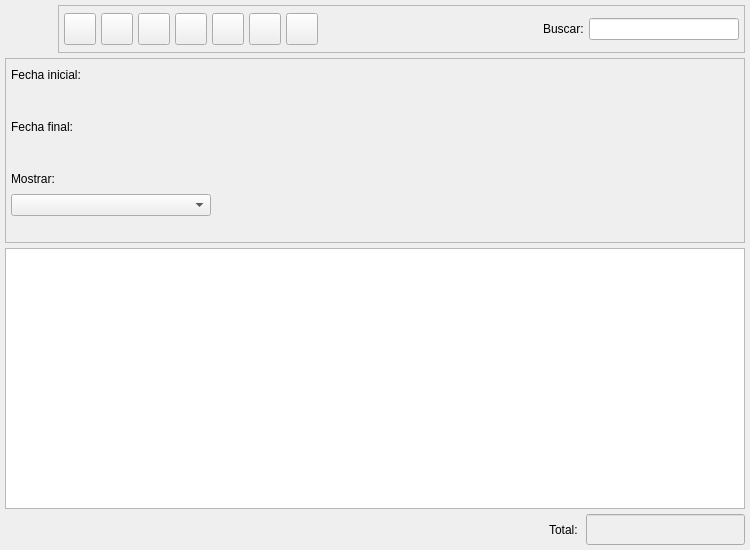
<ui version="4.0" >
 <author>Tomeu Borras Riera</author>
 <class>AlbaranesProveedorListBase</class>
 <widget class="QWidget" name="AlbaranesProveedorListBase" >
  <property name="enabled" >
   <bool>true</bool>
  </property>
  <property name="geometry" >
   <rect>
    <x>0</x>
    <y>0</y>
    <width>750</width>
    <height>550</height>
   </rect>
  </property>
  <property name="windowTitle" >
   <string>Albaranes de proveedor</string>
  </property>
  <property name="windowIcon" >
   <iconset resource="../../../bulmages.qrc" >
    <normaloff>:/Images/supplier-delivery-note-list.svg</normaloff>:/Images/supplier-delivery-note-list.svg</iconset>
  </property>
  <layout class="QGridLayout" >
   <property name="margin" >
    <number>5</number>
   </property>
   <property name="spacing" >
    <number>5</number>
   </property>
   <item row="1" column="0" >
    <widget class="QFrame" name="m_busqueda" >
     <property name="minimumSize" >
      <size>
       <width>16</width>
       <height>185</height>
      </size>
     </property>
     <property name="frameShape" >
      <enum>QFrame::StyledPanel</enum>
     </property>
     <property name="frameShadow" >
      <enum>QFrame::Raised</enum>
     </property>
     <layout class="QGridLayout" >
      <property name="margin" >
       <number>5</number>
      </property>
      <property name="spacing" >
       <number>5</number>
      </property>
      <item row="6" column="0" >
       <spacer>
        <property name="orientation" >
         <enum>Qt::Vertical</enum>
        </property>
        <property name="sizeType" >
         <enum>QSizePolicy::Preferred</enum>
        </property>
        <property name="sizeHint" stdset="0" >
         <size>
          <width>191</width>
          <height>21</height>
         </size>
        </property>
       </spacer>
      </item>
      <item rowspan="7" row="0" column="1" >
       <layout class="QVBoxLayout" >
        <property name="spacing" >
         <number>5</number>
        </property>
        <property name="margin" >
         <number>0</number>
        </property>
        <item>
         <widget class="BusquedaArticulo" native="1" name="m_articulo" >
          <property name="sizePolicy" >
           <sizepolicy vsizetype="Preferred" hsizetype="Expanding" >
            <horstretch>0</horstretch>
            <verstretch>0</verstretch>
           </sizepolicy>
          </property>
         </widget>
        </item>
        <item>
         <widget class="Busqueda" native="1" name="m_proveedor" >
          <property name="sizePolicy" >
           <sizepolicy vsizetype="Preferred" hsizetype="Expanding" >
            <horstretch>0</horstretch>
            <verstretch>0</verstretch>
           </sizepolicy>
          </property>
         </widget>
        </item>
       </layout>
      </item>
      <item row="4" column="0" >
       <widget class="QLabel" name="label_3" >
        <property name="text" >
         <string>Mostrar:</string>
        </property>
        <property name="alignment" >
         <set>Qt::AlignLeading|Qt::AlignLeft|Qt::AlignVCenter</set>
        </property>
       </widget>
      </item>
      <item row="5" column="0" >
       <widget class="QComboBox" name="mui_procesada" >
        <property name="sizePolicy" >
         <sizepolicy vsizetype="Preferred" hsizetype="Fixed" >
          <horstretch>0</horstretch>
          <verstretch>0</verstretch>
         </sizepolicy>
        </property>
        <property name="minimumSize" >
         <size>
          <width>200</width>
          <height>21</height>
         </size>
        </property>
        <property name="focusPolicy" >
         <enum>Qt::StrongFocus</enum>
        </property>
        <property name="frame" >
         <bool>true</bool>
        </property>
       </widget>
      </item>
      <item row="0" column="0" >
       <widget class="QLabel" name="label1" >
        <property name="text" >
         <string>Fecha inicial:</string>
        </property>
       </widget>
      </item>
      <item row="1" column="0" >
       <widget class="BusquedaFecha" native="1" name="m_fechain" >
        <property name="sizePolicy" >
         <sizepolicy vsizetype="Preferred" hsizetype="Fixed" >
          <horstretch>0</horstretch>
          <verstretch>0</verstretch>
         </sizepolicy>
        </property>
        <property name="minimumSize" >
         <size>
          <width>200</width>
          <height>21</height>
         </size>
        </property>
       </widget>
      </item>
      <item row="2" column="0" >
       <widget class="QLabel" name="label2" >
        <property name="text" >
         <string>Fecha final:</string>
        </property>
       </widget>
      </item>
      <item row="3" column="0" >
       <widget class="BusquedaFecha" native="1" name="m_fechafin" >
        <property name="sizePolicy" >
         <sizepolicy vsizetype="Preferred" hsizetype="Fixed" >
          <horstretch>0</horstretch>
          <verstretch>0</verstretch>
         </sizepolicy>
        </property>
        <property name="minimumSize" >
         <size>
          <width>200</width>
          <height>21</height>
         </size>
        </property>
       </widget>
      </item>
     </layout>
    </widget>
   </item>
   <item row="3" column="0" >
    <layout class="QHBoxLayout" >
     <property name="spacing" >
      <number>5</number>
     </property>
     <property name="margin" >
      <number>0</number>
     </property>
     <item>
      <spacer>
       <property name="orientation" >
        <enum>Qt::Horizontal</enum>
       </property>
       <property name="sizeType" >
        <enum>QSizePolicy::Expanding</enum>
       </property>
       <property name="sizeHint" stdset="0" >
        <size>
         <width>340</width>
         <height>21</height>
        </size>
       </property>
      </spacer>
     </item>
     <item>
      <widget class="QLabel" name="label4" >
       <property name="text" >
        <string>Total: </string>
       </property>
      </widget>
     </item>
     <item>
      <widget class="QLineEdit" name="m_total" >
       <property name="enabled" >
        <bool>true</bool>
       </property>
       <property name="sizePolicy" >
        <sizepolicy vsizetype="Fixed" hsizetype="Preferred" >
         <horstretch>0</horstretch>
         <verstretch>0</verstretch>
        </sizepolicy>
       </property>
       <property name="minimumSize" >
        <size>
         <width>150</width>
         <height>0</height>
        </size>
       </property>
       <property name="palette" >
        <palette>
         <active>
          <colorrole role="WindowText" >
           <brush brushstyle="SolidPattern" >
            <color alpha="255" >
             <red>0</red>
             <green>0</green>
             <blue>0</blue>
            </color>
           </brush>
          </colorrole>
          <colorrole role="Button" >
           <brush brushstyle="SolidPattern" >
            <color alpha="255" >
             <red>221</red>
             <green>223</green>
             <blue>228</blue>
            </color>
           </brush>
          </colorrole>
          <colorrole role="Light" >
           <brush brushstyle="SolidPattern" >
            <color alpha="255" >
             <red>255</red>
             <green>255</green>
             <blue>255</blue>
            </color>
           </brush>
          </colorrole>
          <colorrole role="Midlight" >
           <brush brushstyle="SolidPattern" >
            <color alpha="255" >
             <red>255</red>
             <green>255</green>
             <blue>255</blue>
            </color>
           </brush>
          </colorrole>
          <colorrole role="Dark" >
           <brush brushstyle="SolidPattern" >
            <color alpha="255" >
             <red>85</red>
             <green>85</green>
             <blue>85</blue>
            </color>
           </brush>
          </colorrole>
          <colorrole role="Mid" >
           <brush brushstyle="SolidPattern" >
            <color alpha="255" >
             <red>199</red>
             <green>199</green>
             <blue>199</blue>
            </color>
           </brush>
          </colorrole>
          <colorrole role="Text" >
           <brush brushstyle="SolidPattern" >
            <color alpha="255" >
             <red>0</red>
             <green>0</green>
             <blue>0</blue>
            </color>
           </brush>
          </colorrole>
          <colorrole role="BrightText" >
           <brush brushstyle="SolidPattern" >
            <color alpha="255" >
             <red>255</red>
             <green>255</green>
             <blue>255</blue>
            </color>
           </brush>
          </colorrole>
          <colorrole role="ButtonText" >
           <brush brushstyle="SolidPattern" >
            <color alpha="255" >
             <red>0</red>
             <green>0</green>
             <blue>0</blue>
            </color>
           </brush>
          </colorrole>
          <colorrole role="Base" >
           <brush brushstyle="SolidPattern" >
            <color alpha="255" >
             <red>239</red>
             <green>239</green>
             <blue>239</blue>
            </color>
           </brush>
          </colorrole>
          <colorrole role="Window" >
           <brush brushstyle="SolidPattern" >
            <color alpha="255" >
             <red>239</red>
             <green>239</green>
             <blue>239</blue>
            </color>
           </brush>
          </colorrole>
          <colorrole role="Shadow" >
           <brush brushstyle="SolidPattern" >
            <color alpha="255" >
             <red>0</red>
             <green>0</green>
             <blue>0</blue>
            </color>
           </brush>
          </colorrole>
          <colorrole role="Highlight" >
           <brush brushstyle="SolidPattern" >
            <color alpha="255" >
             <red>103</red>
             <green>141</green>
             <blue>178</blue>
            </color>
           </brush>
          </colorrole>
          <colorrole role="HighlightedText" >
           <brush brushstyle="SolidPattern" >
            <color alpha="255" >
             <red>255</red>
             <green>255</green>
             <blue>255</blue>
            </color>
           </brush>
          </colorrole>
          <colorrole role="Link" >
           <brush brushstyle="SolidPattern" >
            <color alpha="255" >
             <red>0</red>
             <green>0</green>
             <blue>238</blue>
            </color>
           </brush>
          </colorrole>
          <colorrole role="LinkVisited" >
           <brush brushstyle="SolidPattern" >
            <color alpha="255" >
             <red>82</red>
             <green>24</green>
             <blue>139</blue>
            </color>
           </brush>
          </colorrole>
          <colorrole role="AlternateBase" >
           <brush brushstyle="SolidPattern" >
            <color alpha="255" >
             <red>232</red>
             <green>232</green>
             <blue>232</blue>
            </color>
           </brush>
          </colorrole>
         </active>
         <inactive>
          <colorrole role="WindowText" >
           <brush brushstyle="SolidPattern" >
            <color alpha="255" >
             <red>0</red>
             <green>0</green>
             <blue>0</blue>
            </color>
           </brush>
          </colorrole>
          <colorrole role="Button" >
           <brush brushstyle="SolidPattern" >
            <color alpha="255" >
             <red>221</red>
             <green>223</green>
             <blue>228</blue>
            </color>
           </brush>
          </colorrole>
          <colorrole role="Light" >
           <brush brushstyle="SolidPattern" >
            <color alpha="255" >
             <red>255</red>
             <green>255</green>
             <blue>255</blue>
            </color>
           </brush>
          </colorrole>
          <colorrole role="Midlight" >
           <brush brushstyle="SolidPattern" >
            <color alpha="255" >
             <red>255</red>
             <green>255</green>
             <blue>255</blue>
            </color>
           </brush>
          </colorrole>
          <colorrole role="Dark" >
           <brush brushstyle="SolidPattern" >
            <color alpha="255" >
             <red>85</red>
             <green>85</green>
             <blue>85</blue>
            </color>
           </brush>
          </colorrole>
          <colorrole role="Mid" >
           <brush brushstyle="SolidPattern" >
            <color alpha="255" >
             <red>199</red>
             <green>199</green>
             <blue>199</blue>
            </color>
           </brush>
          </colorrole>
          <colorrole role="Text" >
           <brush brushstyle="SolidPattern" >
            <color alpha="255" >
             <red>0</red>
             <green>0</green>
             <blue>0</blue>
            </color>
           </brush>
          </colorrole>
          <colorrole role="BrightText" >
           <brush brushstyle="SolidPattern" >
            <color alpha="255" >
             <red>255</red>
             <green>255</green>
             <blue>255</blue>
            </color>
           </brush>
          </colorrole>
          <colorrole role="ButtonText" >
           <brush brushstyle="SolidPattern" >
            <color alpha="255" >
             <red>0</red>
             <green>0</green>
             <blue>0</blue>
            </color>
           </brush>
          </colorrole>
          <colorrole role="Base" >
           <brush brushstyle="SolidPattern" >
            <color alpha="255" >
             <red>239</red>
             <green>239</green>
             <blue>239</blue>
            </color>
           </brush>
          </colorrole>
          <colorrole role="Window" >
           <brush brushstyle="SolidPattern" >
            <color alpha="255" >
             <red>239</red>
             <green>239</green>
             <blue>239</blue>
            </color>
           </brush>
          </colorrole>
          <colorrole role="Shadow" >
           <brush brushstyle="SolidPattern" >
            <color alpha="255" >
             <red>0</red>
             <green>0</green>
             <blue>0</blue>
            </color>
           </brush>
          </colorrole>
          <colorrole role="Highlight" >
           <brush brushstyle="SolidPattern" >
            <color alpha="255" >
             <red>103</red>
             <green>141</green>
             <blue>178</blue>
            </color>
           </brush>
          </colorrole>
          <colorrole role="HighlightedText" >
           <brush brushstyle="SolidPattern" >
            <color alpha="255" >
             <red>255</red>
             <green>255</green>
             <blue>255</blue>
            </color>
           </brush>
          </colorrole>
          <colorrole role="Link" >
           <brush brushstyle="SolidPattern" >
            <color alpha="255" >
             <red>0</red>
             <green>0</green>
             <blue>238</blue>
            </color>
           </brush>
          </colorrole>
          <colorrole role="LinkVisited" >
           <brush brushstyle="SolidPattern" >
            <color alpha="255" >
             <red>82</red>
             <green>24</green>
             <blue>139</blue>
            </color>
           </brush>
          </colorrole>
          <colorrole role="AlternateBase" >
           <brush brushstyle="SolidPattern" >
            <color alpha="255" >
             <red>232</red>
             <green>232</green>
             <blue>232</blue>
            </color>
           </brush>
          </colorrole>
         </inactive>
         <disabled>
          <colorrole role="WindowText" >
           <brush brushstyle="SolidPattern" >
            <color alpha="255" >
             <red>128</red>
             <green>128</green>
             <blue>128</blue>
            </color>
           </brush>
          </colorrole>
          <colorrole role="Button" >
           <brush brushstyle="SolidPattern" >
            <color alpha="255" >
             <red>221</red>
             <green>223</green>
             <blue>228</blue>
            </color>
           </brush>
          </colorrole>
          <colorrole role="Light" >
           <brush brushstyle="SolidPattern" >
            <color alpha="255" >
             <red>255</red>
             <green>255</green>
             <blue>255</blue>
            </color>
           </brush>
          </colorrole>
          <colorrole role="Midlight" >
           <brush brushstyle="SolidPattern" >
            <color alpha="255" >
             <red>255</red>
             <green>255</green>
             <blue>255</blue>
            </color>
           </brush>
          </colorrole>
          <colorrole role="Dark" >
           <brush brushstyle="SolidPattern" >
            <color alpha="255" >
             <red>85</red>
             <green>85</green>
             <blue>85</blue>
            </color>
           </brush>
          </colorrole>
          <colorrole role="Mid" >
           <brush brushstyle="SolidPattern" >
            <color alpha="255" >
             <red>199</red>
             <green>199</green>
             <blue>199</blue>
            </color>
           </brush>
          </colorrole>
          <colorrole role="Text" >
           <brush brushstyle="SolidPattern" >
            <color alpha="255" >
             <red>199</red>
             <green>199</green>
             <blue>199</blue>
            </color>
           </brush>
          </colorrole>
          <colorrole role="BrightText" >
           <brush brushstyle="SolidPattern" >
            <color alpha="255" >
             <red>255</red>
             <green>255</green>
             <blue>255</blue>
            </color>
           </brush>
          </colorrole>
          <colorrole role="ButtonText" >
           <brush brushstyle="SolidPattern" >
            <color alpha="255" >
             <red>128</red>
             <green>128</green>
             <blue>128</blue>
            </color>
           </brush>
          </colorrole>
          <colorrole role="Base" >
           <brush brushstyle="SolidPattern" >
            <color alpha="255" >
             <red>239</red>
             <green>239</green>
             <blue>239</blue>
            </color>
           </brush>
          </colorrole>
          <colorrole role="Window" >
           <brush brushstyle="SolidPattern" >
            <color alpha="255" >
             <red>239</red>
             <green>239</green>
             <blue>239</blue>
            </color>
           </brush>
          </colorrole>
          <colorrole role="Shadow" >
           <brush brushstyle="SolidPattern" >
            <color alpha="255" >
             <red>0</red>
             <green>0</green>
             <blue>0</blue>
            </color>
           </brush>
          </colorrole>
          <colorrole role="Highlight" >
           <brush brushstyle="SolidPattern" >
            <color alpha="255" >
             <red>86</red>
             <green>117</green>
             <blue>148</blue>
            </color>
           </brush>
          </colorrole>
          <colorrole role="HighlightedText" >
           <brush brushstyle="SolidPattern" >
            <color alpha="255" >
             <red>255</red>
             <green>255</green>
             <blue>255</blue>
            </color>
           </brush>
          </colorrole>
          <colorrole role="Link" >
           <brush brushstyle="SolidPattern" >
            <color alpha="255" >
             <red>0</red>
             <green>0</green>
             <blue>238</blue>
            </color>
           </brush>
          </colorrole>
          <colorrole role="LinkVisited" >
           <brush brushstyle="SolidPattern" >
            <color alpha="255" >
             <red>82</red>
             <green>24</green>
             <blue>139</blue>
            </color>
           </brush>
          </colorrole>
          <colorrole role="AlternateBase" >
           <brush brushstyle="SolidPattern" >
            <color alpha="255" >
             <red>232</red>
             <green>232</green>
             <blue>232</blue>
            </color>
           </brush>
          </colorrole>
         </disabled>
        </palette>
       </property>
       <property name="font" >
        <font>
         <family>Sans Serif</family>
         <pointsize>12</pointsize>
         <weight>75</weight>
         <italic>false</italic>
         <bold>true</bold>
         <underline>false</underline>
         <strikeout>false</strikeout>
        </font>
       </property>
       <property name="alignment" >
        <set>Qt::AlignRight</set>
       </property>
      </widget>
     </item>
    </layout>
   </item>
   <item row="2" column="0" >
    <widget class="AlbaranesProveedorListSubform" name="mui_list" />
   </item>
   <item row="0" column="0" >
    <layout class="QHBoxLayout" >
     <property name="spacing" >
      <number>5</number>
     </property>
     <property name="margin" >
      <number>0</number>
     </property>
     <item>
      <widget class="QLabel" name="label" >
       <property name="minimumSize" >
        <size>
         <width>48</width>
         <height>48</height>
        </size>
       </property>
       <property name="maximumSize" >
        <size>
         <width>48</width>
         <height>48</height>
        </size>
       </property>
       <property name="text" >
        <string/>
       </property>
       <property name="pixmap" >
        <pixmap resource="../../../bulmages.qrc" >:/Images/supplier-delivery-note-list.svg</pixmap>
       </property>
       <property name="scaledContents" >
        <bool>true</bool>
       </property>
      </widget>
     </item>
     <item>
      <widget class="QFrame" name="m_botonera" >
       <property name="frameShape" >
        <enum>QFrame::StyledPanel</enum>
       </property>
       <property name="frameShadow" >
        <enum>QFrame::Raised</enum>
       </property>
       <layout class="QHBoxLayout" >
        <property name="spacing" >
         <number>5</number>
        </property>
        <property name="margin" >
         <number>5</number>
        </property>
        <item>
         <widget class="QToolButton" name="mui_crear" >
          <property name="minimumSize" >
           <size>
            <width>32</width>
            <height>32</height>
           </size>
          </property>
          <property name="maximumSize" >
           <size>
            <width>32</width>
            <height>32</height>
           </size>
          </property>
          <property name="toolTip" >
           <string>Nuevo albaran</string>
          </property>
          <property name="whatsThis" >
           <string>Nuevo albaran</string>
          </property>
          <property name="text" >
           <string/>
          </property>
          <property name="icon" >
           <iconset resource="../../../bulmages.qrc" >
            <normaloff>:/Images/document-new.svg</normaloff>:/Images/document-new.svg</iconset>
          </property>
          <property name="iconSize" >
           <size>
            <width>32</width>
            <height>32</height>
           </size>
          </property>
          <property name="shortcut" >
           <string>Ctrl+N</string>
          </property>
         </widget>
        </item>
        <item>
         <widget class="QToolButton" name="mui_editar" >
          <property name="minimumSize" >
           <size>
            <width>32</width>
            <height>32</height>
           </size>
          </property>
          <property name="maximumSize" >
           <size>
            <width>32</width>
            <height>32</height>
           </size>
          </property>
          <property name="toolTip" >
           <string>Editar albaran</string>
          </property>
          <property name="whatsThis" >
           <string>Editar albaran</string>
          </property>
          <property name="text" >
           <string/>
          </property>
          <property name="icon" >
           <iconset resource="../../../bulmages.qrc" >
            <normaloff>:/Images/document-open.svg</normaloff>:/Images/document-open.svg</iconset>
          </property>
          <property name="iconSize" >
           <size>
            <width>32</width>
            <height>32</height>
           </size>
          </property>
          <property name="shortcut" >
           <string>Ctrl+E</string>
          </property>
         </widget>
        </item>
        <item>
         <widget class="QToolButton" name="mui_borrar" >
          <property name="minimumSize" >
           <size>
            <width>32</width>
            <height>32</height>
           </size>
          </property>
          <property name="maximumSize" >
           <size>
            <width>32</width>
            <height>32</height>
           </size>
          </property>
          <property name="toolTip" >
           <string>Borrar albaran</string>
          </property>
          <property name="whatsThis" >
           <string>Borrar albaran</string>
          </property>
          <property name="text" >
           <string/>
          </property>
          <property name="icon" >
           <iconset resource="../../../bulmages.qrc" >
            <normaloff>:/Images/edit-delete.svg</normaloff>:/Images/edit-delete.svg</iconset>
          </property>
          <property name="iconSize" >
           <size>
            <width>32</width>
            <height>32</height>
           </size>
          </property>
          <property name="shortcut" >
           <string>Ctrl+D</string>
          </property>
         </widget>
        </item>
        <item>
         <widget class="QToolButton" name="mui_imprimir" >
          <property name="minimumSize" >
           <size>
            <width>32</width>
            <height>32</height>
           </size>
          </property>
          <property name="maximumSize" >
           <size>
            <width>32</width>
            <height>32</height>
           </size>
          </property>
          <property name="toolTip" >
           <string>Imprimir listado</string>
          </property>
          <property name="whatsThis" >
           <string>Imprimir listado</string>
          </property>
          <property name="text" >
           <string/>
          </property>
          <property name="icon" >
           <iconset resource="../../../bulmages.qrc" >
            <normaloff>:/Images/document-print.svg</normaloff>:/Images/document-print.svg</iconset>
          </property>
          <property name="iconSize" >
           <size>
            <width>32</width>
            <height>32</height>
           </size>
          </property>
          <property name="shortcut" >
           <string>Ctrl+P</string>
          </property>
         </widget>
        </item>
        <item>
         <widget class="QToolButton" name="mui_filtrar" >
          <property name="minimumSize" >
           <size>
            <width>32</width>
            <height>32</height>
           </size>
          </property>
          <property name="maximumSize" >
           <size>
            <width>32</width>
            <height>32</height>
           </size>
          </property>
          <property name="toolTip" >
           <string>Filtrar albaranes</string>
          </property>
          <property name="whatsThis" >
           <string>Filtrar albaranes</string>
          </property>
          <property name="text" >
           <string/>
          </property>
          <property name="icon" >
           <iconset resource="../../../bulmages.qrc" >
            <normaloff>:/Images/edit-find.svg</normaloff>:/Images/edit-find.svg</iconset>
          </property>
          <property name="iconSize" >
           <size>
            <width>32</width>
            <height>32</height>
           </size>
          </property>
          <property name="shortcut" >
           <string>Ctrl+F</string>
          </property>
          <property name="checkable" >
           <bool>true</bool>
          </property>
         </widget>
        </item>
        <item>
         <widget class="QToolButton" name="mui_configurar" >
          <property name="minimumSize" >
           <size>
            <width>32</width>
            <height>32</height>
           </size>
          </property>
          <property name="maximumSize" >
           <size>
            <width>32</width>
            <height>32</height>
           </size>
          </property>
          <property name="toolTip" >
           <string>Configurar listado</string>
          </property>
          <property name="whatsThis" >
           <string>Configurar listado</string>
          </property>
          <property name="text" >
           <string/>
          </property>
          <property name="icon" >
           <iconset resource="../../../bulmages.qrc" >
            <normaloff>:/Images/document-properties.svg</normaloff>:/Images/document-properties.svg</iconset>
          </property>
          <property name="iconSize" >
           <size>
            <width>32</width>
            <height>32</height>
           </size>
          </property>
          <property name="shortcut" >
           <string>Ctrl+B</string>
          </property>
          <property name="checkable" >
           <bool>true</bool>
          </property>
         </widget>
        </item>
        <item>
         <widget class="QToolButton" name="mui_actualizar" >
          <property name="minimumSize" >
           <size>
            <width>32</width>
            <height>32</height>
           </size>
          </property>
          <property name="maximumSize" >
           <size>
            <width>32</width>
            <height>32</height>
           </size>
          </property>
          <property name="toolTip" >
           <string>Actualizar listado</string>
          </property>
          <property name="whatsThis" >
           <string>Actualizar listado</string>
          </property>
          <property name="text" >
           <string/>
          </property>
          <property name="icon" >
           <iconset resource="../../../bulmages.qrc" >
            <normaloff>:/Images/view-refresh.svg</normaloff>:/Images/view-refresh.svg</iconset>
          </property>
          <property name="iconSize" >
           <size>
            <width>32</width>
            <height>32</height>
           </size>
          </property>
          <property name="shortcut" >
           <string>F5</string>
          </property>
         </widget>
        </item>
        <item>
         <spacer>
          <property name="orientation" >
           <enum>Qt::Horizontal</enum>
          </property>
          <property name="sizeType" >
           <enum>QSizePolicy::Expanding</enum>
          </property>
          <property name="sizeHint" stdset="0" >
           <size>
            <width>100</width>
            <height>20</height>
           </size>
          </property>
         </spacer>
        </item>
        <item>
         <widget class="QLabel" name="label5" >
          <property name="text" >
           <string>Buscar:</string>
          </property>
         </widget>
        </item>
        <item>
         <widget class="QLineEdit" name="m_filtro" >
          <property name="sizePolicy" >
           <sizepolicy vsizetype="Fixed" hsizetype="Preferred" >
            <horstretch>0</horstretch>
            <verstretch>0</verstretch>
           </sizepolicy>
          </property>
          <property name="minimumSize" >
           <size>
            <width>150</width>
            <height>0</height>
           </size>
          </property>
         </widget>
        </item>
       </layout>
      </widget>
     </item>
    </layout>
   </item>
  </layout>
 </widget>
 <layoutdefault spacing="3" margin="5" />
 <customwidgets>
  <customwidget>
   <class>BusquedaArticulo</class>
   <extends>QWidget</extends>
   <header>busquedaarticulo.h</header>
  </customwidget>
  <customwidget>
   <class>BusquedaFecha</class>
   <extends>QWidget</extends>
   <header>../../bulmalib/src/busquedafecha.h</header>
  </customwidget>
  <customwidget>
   <class>AlbaranesProveedorListSubform</class>
   <extends>QTableWidget</extends>
   <header>albaranesproveedor.h</header>
  </customwidget>
  <customwidget>
   <class>Busqueda</class>
   <extends>QWidget</extends>
   <header>busqueda.h</header>
   <container>1</container>
  </customwidget>
 </customwidgets>
 <resources>
  <include location="../../../bulmages.qrc" />
 </resources>
 <connections>
  <connection>
   <sender>mui_filtrar</sender>
   <signal>toggled(bool)</signal>
   <receiver>m_busqueda</receiver>
   <slot>setShown(bool)</slot>
   <hints>
    <hint type="sourcelabel" >
     <x>232</x>
     <y>42</y>
    </hint>
    <hint type="destinationlabel" >
     <x>117</x>
     <y>75</y>
    </hint>
   </hints>
  </connection>
 </connections>
</ui>
